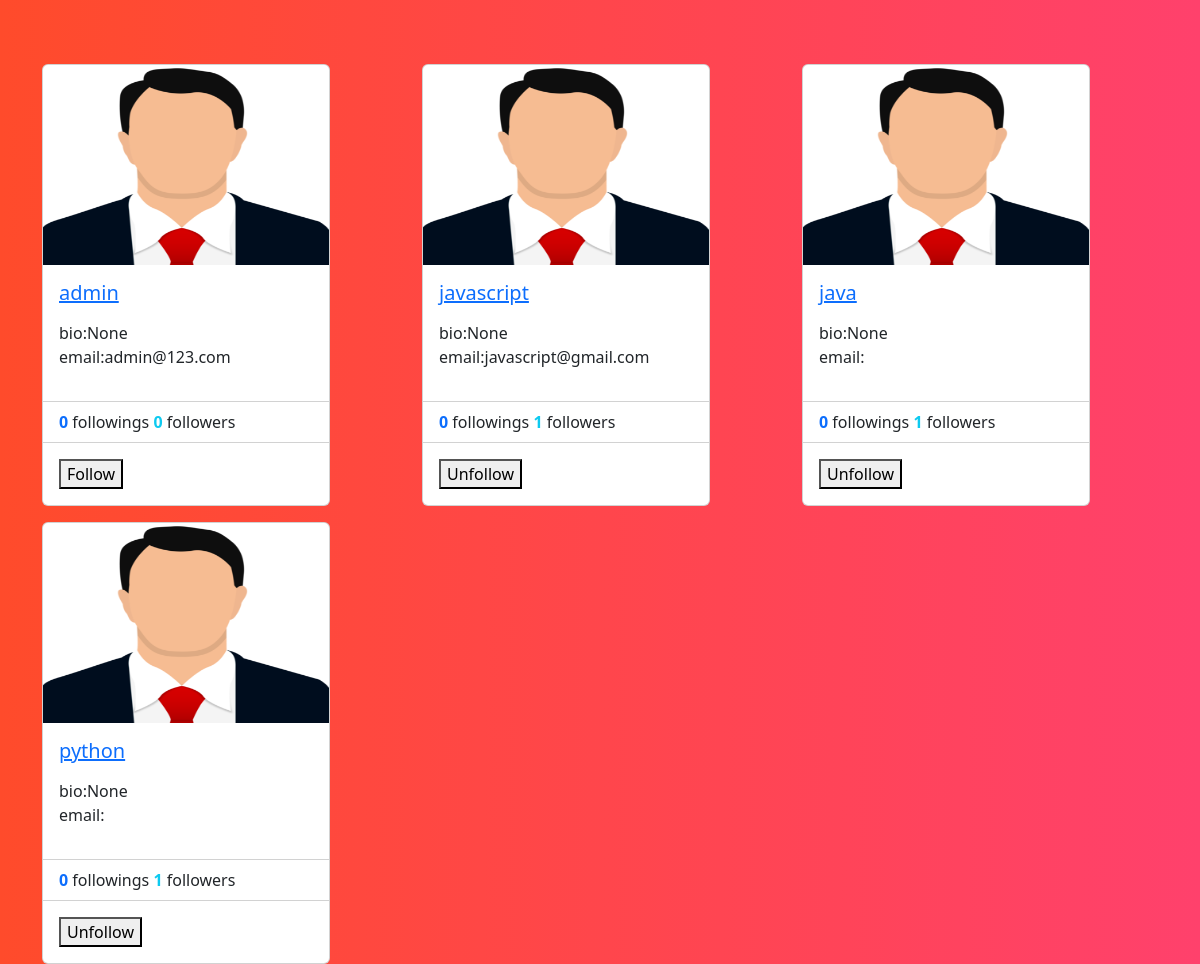
/profile/all (signed in), run on the app's committed database.
### social/models.py (models this page shows)
class UserProfile(models.Model):
    user=models.OneToOneField(User,on_delete=models.CASCADE,related_name="profile")
    address=models.CharField(max_length=200,null=True)
    phone=models.CharField(max_length=200,null=True)
    profile_pic=models.ImageField(upload_to="profilepics",null=True,blank=True)
    dob=models.DateField(null=True)
    bio=models.CharField(max_length=200,null=True)
    following=models.ManyToManyField("self",related_name="followed_by",symmetrical=False,null=True)
    block=models.ManyToManyField("self",related_name="blocked",symmetrical=False,null=True)
    def __str__(self):
        return self.user.username

### social/views.py (the view)
# urls.py: path('profile/all',views.ProfileListView.as_view(),name="profile-list"),
class ProfileListView(View):
    def get(self,request,*args, **kwargs):
        qs=UserProfile.objects.all().exclude(user=request.user)
        return render(request,"profile_list.html",{"data":qs})

### social/templates/profile_list.html (shortened to what this page needs)
<!DOCTYPE html>
{%load static%}
<html lang="en">
<head>
    <link href="https://cdn.jsdelivr.net/npm/bootstrap@5.3.2/dist/css/bootstrap.min.css" rel="stylesheet">
</head>
<body style="background: #FF416C;
background: -webkit-linear-gradient(to right, #FF4B2B, #FF416C);
background: linear-gradient(to right, #FF4B2B, #FF416C);">
<div class="container">
    <div class="row mt-5">
        {%for profile in data%}
            <div class="col-4 mt-3">
                <div class="card" style="width: 18rem;">
                    {%if profile.profile_pic%}
                    <img src="{{profile.profile_pic.url}}" class="card-img-top" alt="..." height="200px">
                    {%else%}
                    <img src="{%static 'social/images/profilepic.png'%}" class="card-img-top" alt="..." height="200px">
                    {%endif%}
                    <div class="card-body">
                      <h5 class="card-title">
                        <a href="{%url 'profile-detail' profile.id %}">{{profile}}</a>
                      </h5>
                      <p class="card-text">
                        <div>
                            bio:{{profile.bio}}
                        </div>
                       <div>
                        email:{{profile.user.email}}
                       </div>
                      </p>
                    </div>
                    <ul class="list-group list-group-flush">
                      <li class="list-group-item">
                       <span class="fw-bold text-primary"> {{profile.following.count}}</span> followings
                       <span class="fw-bold text-info">  {{profile.followed_by.count}}</span> followers </li>
                    </ul>
                    <div class="card-body">
                      <form action="{%url 'follow' profile.id %}" method="post">
                        {%if profile in request.user.profile.following.all%}
                          <button type="submit" name="action" value="unfollow">Unfollow</button>
                        {%else%}
                          <button type="submit" name="action" value="follow">Follow</button>
                        {%endif%}
                      </form>
                    </div>
                  </div>
            </div>
        {%endfor%}
    </div>
</div>
</body>
</html>

### data on the page
UserProfile: user.username "admin", bio "None", user.email "admin@123.com", following.count "0", followed_by.count "0", shows "Follow"
UserProfile: user.username "javascript", bio "None", user.email "javascript@gmail.com", following.count "0", followed_by.count "1", shows "Unfollow"
UserProfile: user.username "java", bio "None", following.count "0", followed_by.count "1", shows "Unfollow"
UserProfile: user.username "python", bio "None", following.count "0", followed_by.count "1", shows "Unfollow"
